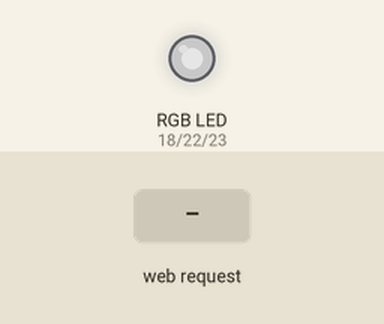
Bench run of a sketch on a simulated ESP32. Shown: an RGB LED mixed from three pins (HIGH = lit). The test bench sets the inputs (shaded band). Dim RGB values are drawn brighter than linear; WiFi joins after 1.5 s; servers stay silent unless stated; what the sketch prints to the serial monitor is not drawn.

Above: at 2.7 s.
2.8 s: HTTP request GET /red received
At 3.4 s:
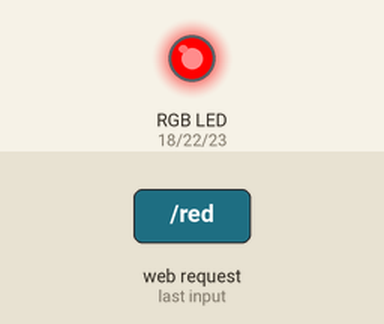
4.3 s: HTTP request GET /green received
At 4.6 s:
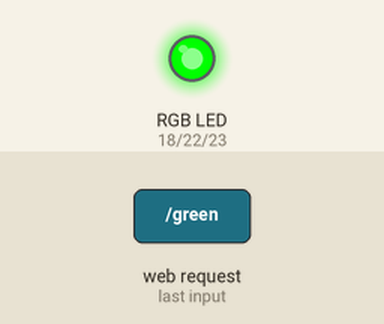
5.8 s: HTTP request GET /blue received
At 6.9 s:
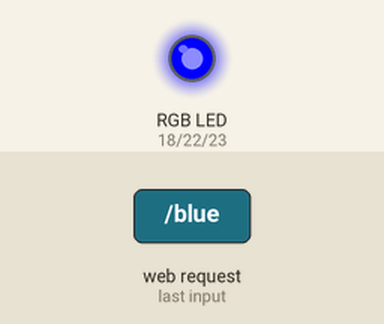
7.3 s: HTTP request GET /yellow received
At 8.0 s:
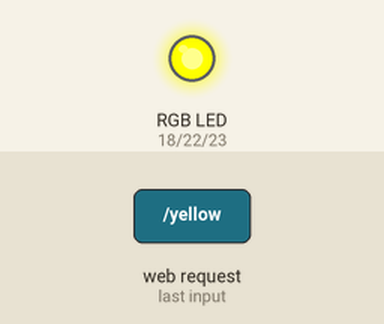
8.8 s: HTTP request GET /cyan received
At 9.2 s:
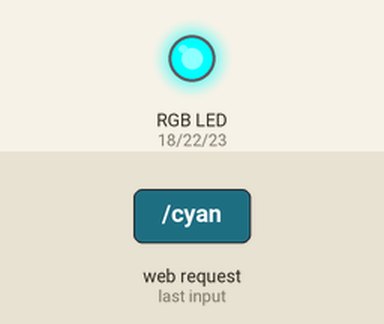
10.3 s: HTTP request GET /magenta received
At 11.5 s:
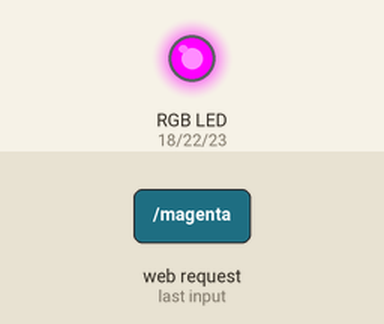
Timing chart, 0 to 12.8 s (numbered marks = the images above; inputs shaded):
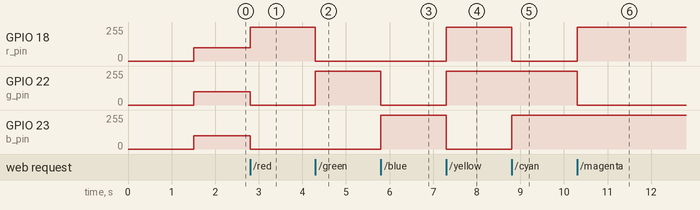

Measured:
- after the input at 2.8 s, GPIO 18 (r_pin): 100/255 → 255/255 at once; GPIO 22 (g_pin), GPIO 23 (b_pin): 100/255 → 0/255 at once
- after the input at 4.3 s, GPIO 18 (r_pin): 255/255 → 0/255 at once; GPIO 22 (g_pin): 0/255 → 255/255 at once
- after the input at 5.8 s, GPIO 22 (g_pin): 255/255 → 0/255 at once; GPIO 23 (b_pin): 0/255 → 255/255 at once
- after the input at 7.3 s, GPIO 18 (r_pin), GPIO 22 (g_pin): 0/255 → 255/255 at once; GPIO 23 (b_pin): 255/255 → 0/255 at once
- after the input at 8.8 s, GPIO 18 (r_pin): 255/255 → 0/255 at once; GPIO 23 (b_pin): 0/255 → 255/255 at once
- after the input at 10.3 s, GPIO 18 (r_pin): 0/255 → 255/255 at once; GPIO 22 (g_pin): 255/255 → 0/255 at once

The sketch:

P247.ino
```cpp
#include <WiFi.h>
#include <WiFiClient.h>
#include <WebServer.h>
#include <ESPmDNS.h>
const char ssid[] = "Bipin";
const char password[] = "8ispalak@1234";

byte r_pin = 18;
byte g_pin = 22;
byte b_pin = 23;

String generate_html(){

  String html = "<!DOCTYPE html>\n";
         html += "<html lang=\"en\">\n";
         html += "<head>\n";
         html += "<meta charset=\"UTF-8\">\n";
         html += "<meta http-equiv=\"X-UA-Compatible\" content=\"IE=edge\">\n";
         html += "<meta name=\"viewport\" content=\"width=device-width, initial-scale=1.0\">\n";
         html += "<title>ESP32 RGB CONTROLLER</title>\n";
         html += "</head>\n";
         html += "<body bgcolor=black>\n";
         html += "<div style=\"text-align: center;\">\n";
         html += "<h1 style = 'color: white'>COLOR GENERATOR</h1>\n";
         html += "</div>\n";
         html += "<div style=\"margin: auto; width: 80%;\">\n";
         html += "<a href=\"/red\"><button style = 'background-color: red; color: white'>Red</button></a>\n";
         html += "<a href=\"/green\"><button style = 'background-color: green; color: white'>Green</button></a>\n";
         html += "<a href=\"/blue\"><button style = 'background-color: blue; color: white'>Blue</button></a>\n";
         html += "<a href=\"/yellow\"><button style = 'background-color: yellow; color: white'>Yellow</button></a>\n";
         html += "<a href=\"/cyan\"><button style = 'background-color: cyan; color: white'>Cyan</button></a>\n";
         html += "<a href=\"/magenta\"><button style = 'background-color: magenta; color: white'>Magenta</button></a>\n";
         html += "<a href=\"/orange\"><button style = 'background-color: orange; color: white'>Orange</button></a>\n";
         html += "</div>\n";
         html += "</body>\n";
         html += "</html>\n";

  return html;
}
String button = generate_html();

//  defining channels
#define r_channel 0
#define g_channel 1
#define b_channel 2

//  defining frequency and reolution
#define frequency 5000
#define resolution 8

//  starting a server at port 80
WebServer server(80);

void handleRoot(){
  server.send(200, "text/html", button);
}

void handleNotFound() {

  String message = "File Not Found\n\n";
  message += "URI: ";
  message += server.uri();
  message += "\nMethod: ";
  message += (server.method() == HTTP_GET) ? "GET" : "POST";
  message += "\nArguments: ";
  message += server.args();
  message += "\n";
  for (uint8_t i = 0; i < server.args(); i++) {
    message += " " + server.argName(i) + ": " + server.arg(i) + "\n";
  }
  server.send(404, "text/plain", message);

}

void setup(){

  //  setting frequency and resolution at channels
  ledcSetup(r_channel , frequency , resolution);
  ledcSetup(g_channel , frequency , resolution);
  ledcSetup(b_channel , frequency , resolution);

  //  attaching GPIOs
  ledcAttachPin(r_pin , r_channel);
  ledcAttachPin(g_pin , g_channel);
  ledcAttachPin(b_pin , b_channel);

  //   starting serial communication
  Serial.begin(115200);

  //  connecting with the WiFi and printing IP Address
  Serial.print("Connecting with : ");
  Serial.println(ssid);
  WiFi.begin(ssid , password);
  while (WiFi.status() != WL_CONNECTED){
    Serial.print(".");
    delay(500);
  }
  Serial.println();
  Serial.println("Connected with the Network !");
  Serial.print("IP address assgined by the access point : ");
  Serial.println(WiFi.localIP());

  if(MDNS.begin("esp32")){
    Serial.println("MDNS responder Started");
  }
  server.on("/", handleRoot);

  server.on("/red", [](){
    server.send(200, "text/html", button);
    color_generator(255,0,0);
  });
  server.on("/green", [](){
    server.send(200, "text/html", button);
    color_generator(0,255,0);
  });
  server.on("/blue", [](){
    server.send(200, "text/html", button);
    color_generator(0,0,255);
  });
  server.on("/yellow", [](){
    server.send(200, "text/html", button);
    color_generator(255,255,0);
  });
  server.on("/cyan", [](){
    server.send(200, "text/html", button);
    color_generator(0,255,255);
  });
  server.on("/magenta", [](){
    server.send(200, "text/html", button);
    color_generator(255,0,255);
  });
  server.on("/orange", [](){
    server.send(200, "text/html", button);
    color_generator(255,100,0);
  });

  server.onNotFound(handleNotFound);
  server.begin();
  Serial.println("HTTP Server started");
  color_generator(100,100,100);
}

void loop(void){
  server.handleClient();
}

void color_generator(byte r , byte g , byte b){
  ledcWrite(r_channel , r);
  ledcWrite(g_channel , g);
  ledcWrite(b_channel , b);
}
```
